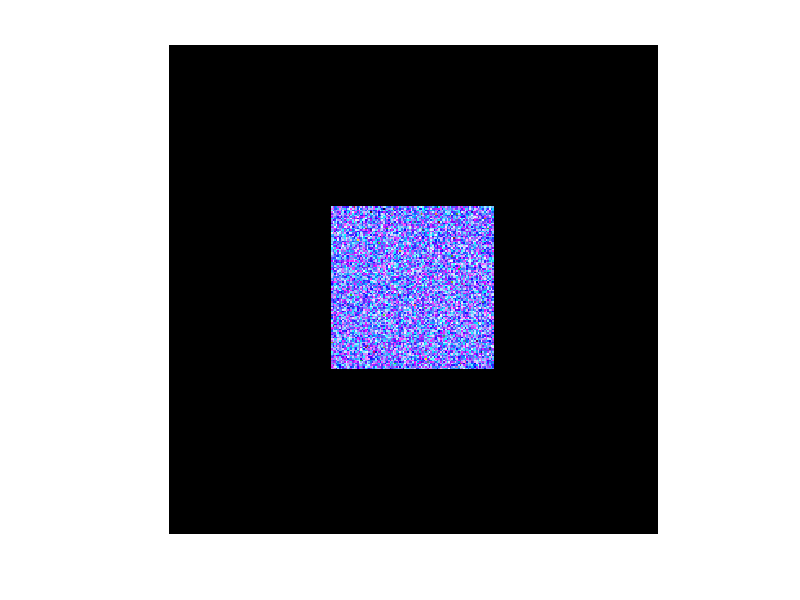

This chart was generated by the following MATLAB code: (Note: this script raises an error after producing the figure.)
clear all; close all;clc;
start_time = cputime;

 %file_name = 'tulipano90_t';
 %G = imread(file_name,'jpg');
 
 
 G=zeros(300,300,3);
 
 G(100:199,100:199,1)=rand(100,100)*1;
 G(100:199,100:199,2)=rand(100,100)*1;
 G(100:199,100:199,3)=rand(100,100)*100;
 figure;
 imshow(G);
 
%G = imread('tulipano10.jpg');
% Noise estimation

%clustering with SLIC algo
% 1000 superpixels using a weighting factor of 1.5 
number_of_segment = 200;
%[l, Am, C] = slic(G, number_of_segment, 1.5, 1, 'median');
[l, Am, C] = slic(G, number_of_segment, 30, 1.5, 'median');
%Am is just a copy of l i this implementation!!!!!!!!!!

figure;
imshow(drawregionboundaries(l, G, [255 255 255]));

[imH imW] = size(l);
number_of_segment=max(max(l));
%compute matrix with neighbours
adj_matrix = zeros(number_of_segment);
for i=2:imH-1
    for j=2:imW-1
        for k=-1:1
            for x=-1:1
                if(l(i,j) ~= l(i+k,j+x) && adj_matrix(l(i,j), l(i+k,j+x)) ~= 0)
                    adj_matrix(l(i,j), l(i+k,j+x)) = 1;
                end
            end
        end
     end
end

%rgb2gray converts RGB values to grayscale values by forming 
%a weighted sum of the R, G, and B components:
I = rgb2gray(G);
%sobel operation to get edges
%G=int32(G);
H=edge(I,'sobel');
%[E,A]=Sobel(G);
%figure;
%imshow(H);%already a bitmap

Z=conv2(double(H),ones(3),'same');%not bitmap, but doesnt matter
%for plotting we make it a bitmap
for i=1:imH
    for j=1:imW
        if Z(i,j)>0
            Z(i,j)=1;
        end
    end
end
figure;
imshow(Z);


% creation of filters
im_red = G(:, :, 1);
im_green = G(:, :, 2);
im_blue = G(:, :, 3);

Hr1 = medfilt2(im_red);
Hg1 = medfilt2(im_green);
Hb1 = medfilt2(im_blue);
gaussian_filter = fspecial('gaussian',[3 3], 0.5);
Hr2 = imfilter(im_red, gaussian_filter, 'replicate');
Hg2 = imfilter(im_green, gaussian_filter, 'replicate');
Hb2 = imfilter(im_blue, gaussian_filter, 'replicate');
avarage_filter = fspecial('average');
Hr3 = imfilter(im_red, avarage_filter, 'replicate');
Hg3 = imfilter(im_green, avarage_filter, 'replicate');
Hb3 = imfilter(im_blue, avarage_filter, 'replicate');
Hr4 = wiener2(im_red,[3 3]);
Hg4 = wiener2(im_green,[3 3]);
Hb4 = wiener2(im_blue,[3 3]);
Hr5 = wiener2(im_red,[5 5]);
Hg5 = wiener2(im_green,[5 5]);
Hb5 = wiener2(im_blue,[5 5]);

% extraction of feature for every combination color/filter
% color_filter(color, filter)
col_fil = zeros(3, 5, imH, imW);
col_fil(1,1,:,:) = im_red - Hr1;
col_fil(2,1,:,:) = im_green - Hg1;
col_fil(3,1,:,:) = im_blue - Hb1;
col_fil(1,2,:,:) = im_red - Hr2;
col_fil(2,2,:,:) = im_green - Hg2;
col_fil(3,2,:,:) = im_blue - Hb2;
col_fil(1,3,:,:) = im_red - Hr3;
col_fil(2,3,:,:) = im_green - Hg3;
col_fil(3,3,:,:) = im_blue - Hb3;
col_fil(1,4,:,:) = im_red - Hr4;
col_fil(2,4,:,:) = im_green - Hg4;
col_fil(3,4,:,:) = im_blue - Hb4;
col_fil(1,5,:,:) = im_red - Hr5;
col_fil(2,5,:,:) = im_green - Hg5;
col_fil(3,5,:,:) = im_blue - Hb5;


F = zeros(number_of_segment, 3, 5, 2);%feature matrix
counter = zeros(number_of_segment, 3, 5);%how many in that super pixel

%fill the F multidim array with the mean--could be faster 
    for i=1:imH
        for j=1:imW
            if(Z(i,j) == 0)
                for k=1:3 %color
                    for c=1:5 %filter
                        F(l(i,j), k, c, 1) = F(l(i,j), k, c, 1) + col_fil(k,c,i,j);
                        counter(l(i,j), k, c) = counter(l(i,j), k, c) + 1;
                    end
                end
            end
        end
    end

    for i=1:number_of_segment
        for k=1:3 %color
           for c=1:5 %filter
              if(counter(i, k, c) ~= 0)
                F(i, k, c, 1) = F(i, k, c, 1)/counter(i, k, c);
              end
           end
        end
    end


    %fill the array with the standard deviation
    for i=1:imH
        for j=1:imW
            if(Z(i,j) == 0)
                for k=1:3 %color
                    for c=1:5 %filter
                        F(l(i,j), k, c, 2) = F(l(i,j), k, c, 2) + (col_fil(k,c,i,j) - F(l(i,j), k, c, 1))^2;
                    end
                end
            end
        end
    end
    
    for i=1:number_of_segment
        for k=1:3 %color
           for c=1:5 %filter
              if(counter(i, k, c) ~= 0)
                F(i, k, c, 2) = sqrt(F(i, k, c, 2))/(counter(i, k, c));
              end
           end
        end
    end
    
    %F(l(10,10),3,1,2)
    %F(l(150,150),3,1,2)
    
    %calculate F_mean that contains mean values for each feature calculate before 
    %mean over the superpixels
F_mean = zeros(3, 5, 2);
for i=1:number_of_segment
   for k=1:3 %color
      for c=1:5 %filter
          F_mean(k, c, 1) = F_mean(k, c, 1) + F(i, k, c, 1);
          F_mean(k, c, 2) = F_mean(k, c, 2) + F(i, k, c, 2);
      end
   end
end

for k=1:3 %color
   for c=1:5 %filter
        F_mean(k, c, 1) = F_mean(k, c, 1)/number_of_segment;
        F_mean(k, c, 2) = F_mean(k, c, 2)/number_of_segment;
   end
end


%now I need the most distant vector from mean in the set (using euclidian distance)
max_distance = -1;
F_max=zeros(3, 5, 2);


for i=1:number_of_segment
    distance = my_euclidian_distance(squeeze(F(i,:,:,:)), F_mean);
    if(distance > max_distance)
        max_distance = distance;
        F_max = squeeze(F(i,:,:,:));
    end
end


% now we evaluate the weight factor of every segment calculated by SLIC
w = zeros(number_of_segment, 2); 

for i=1:number_of_segment
    w(i,1) = my_euclidian_distance(squeeze(F(i,:,:,:)), F_mean);
    w(i,2) = my_euclidian_distance(squeeze(F(i,:,:,:)), F_max);
end


w(l(5,5),1)
w(l(5,5),2)
w(l(150,150),1)
w(l(150,150),2)
figure;
plot(w(:,1));
hold on;
plot(w(:,2));
hold off;



%preparation for max-flow-min-cut algorithm
K = 0.1; %constant K                                %value of interaction penalty
        
                                                    
w_adj_matrix(1:number_of_segment,1:number_of_segment)=adj_matrix*K;
adj_matrix=[adj_matrix, ones(number_of_segment,1), zeros(number_of_segment,1); zeros(1,number_of_segment+2);ones(1,number_of_segment), zeros(1,2)];


for j=1:number_of_segment
    w_adj_matrix(1,j)=w(j,1)+K*(sum(adj_matrix(j,:))-2);
    w_adj_matrix(2,j)=w(j,2)+K*(sum(adj_matrix(j,:)-2));
    w_adj_matrix(j,1)=w(j,1)+K*(sum(adj_matrix(j,:)-2));
    w_adj_matrix(j,2)=w(j,2)+K*(sum(adj_matrix(j,:)-2));
end



% Add the Work folder and all its subfolders to the search path.
addpath(genpath('.\'))



size(w_adj_matrix)
[~,~,Orig] = graphmaxflow(sparse(w_adj_matrix), number_of_segment+1, number_of_segment+2);
O1=Orig(1,:);

% L=zeros(imH,imW); %labels
% 
% % create label matrix L
% for i=1:imH
%     for j=1:imW      
%         L(i,j) = 1-O1(l(i,j));
%     end
% end
% 
% % create block indicator A
% A = zeros(imH, imW);
% for i=1:8:imH-8
%     for j=1:8:imW-8
%         temp = 0;
%         for k=0:7
%             for z=0:7
%                 temp = temp + L(i+k,j+z);
%             end
%         end
%         temp = temp / 64;
%         for k=0:7
%             for z=0:7
%                 A(i+k,j+z) = temp;
%             end
%         end
%     end
% end
% 
% for i=1:imH
%     for j=1:imW
%         if(A(i,j) >= 0.5)
%             G(i,j,1) = 255;
%             G(i,j,2) = 0;
%             G(i,j,3) = 0;
%         end
%     end
% end
% figure;
% imshow(G);
% 
% % print the images
% %subplot(1,2,1); imshow(img);
% %title(sprintf('Original %s', file_name));
% % Time evaluation
% stop_time = cputime;
% fprintf('Execution time = %0.5f sec\n',abs( start_time - stop_time));
% 
% 


